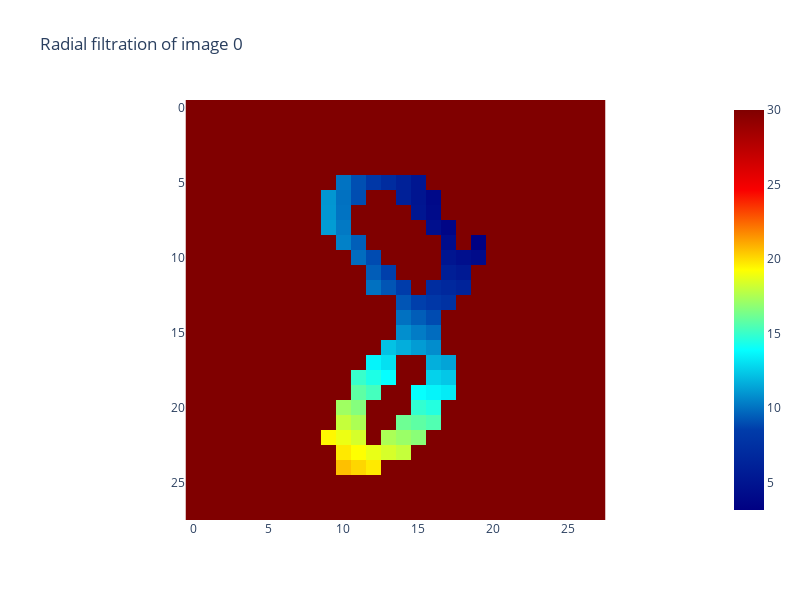

Notebook cell for this chart:
### Markdown cell above
### Filtrado de la imagen
Ahora que hemos binarizado nuestra imagen $\mathcal B$, podemos comenzar con el filtrado de la misma, podemos encontrar las distintas técnicas de filtrado disponibles en `giotto-tda` en la [documentación](https://giotto-ai.github.io/gtda-docs/latest/modules/images.html#filtrations) oficial. Para este ejemplo utilizaremos el *filtrado radial* $\mathcal R$, el cual consiste en asignar a cada píxel $p$ su distancia al "centro" $c$ de la imagen, de tal forma que
$$
\mathcal R(p)=
\begin{cases}
\|c-p\|_2          &\text{si}\quad\mathcal B(p)=1\\
\mathcal R_\infty  &\text{si}\quad\mathcal B(p)=0
\end{cases}
$$
donde $\mathcal R_\infty$ es la distancia del píxel más alejado de $c$. Con la finalidad de reproducir el filtrado realizado en el [artículo](https://arxiv.org/abs/1910.08345) de MNIST, consideramos $c=(20,6)$. Para realizar el filtrado radial utilizaremos la función `RadialFiltration` de `gtda.images`.

Podemos interpretar el gráfico resultante como:
* Azul: Cercano a $c$.
* Rojo. Lejano a $c$

### Code cell
from gtda.images import RadialFiltration

# RadialFiltration toma como argumento un centro de tipo array
radial_filtration = RadialFiltration(center=np.array([20, 6]))
im8_filtration = radial_filtration.fit_transform(im8_binarized)

radial_filtration.plot(im8_filtration, colorscale='jet',
                      plotly_params={'layout':{'width':800, 'height':600}})

### Figure 1 — Plotly figure (JSON) as saved in the notebook; plotly's stock layout.template omitted (floating-point values rounded to 4 significant figures; data arrays with more than 128 entries replaced by an {"elided": "..."} marker saying what was removed)
{"data": [{"colorscale": [[0, "rgb(0,0,131)"], [0.2, "rgb(0,60,170)"], [0.4, "rgb(5,255,255)"], [0.6, "rgb(255,255,0)"], [0.8, "rgb(250,0,0)"], [1, "rgb(128,0,0)"]], "type": "heatmap", "z": {"elided": "28x28 float values"}}], "layout": {"height": 600, "plot_bgcolor": "white", "title": {"text": "Radial filtration of image 0"}, "width": 800, "xaxis": {"autorange": true, "constrain": "domain", "domain": [0.1667, 0.8333], "range": [-0.5, 27.5], "scaleanchor": "y"}, "yaxis": {"autorange": true, "constrain": "domain", "domain": [0, 1], "range": [27.5, -0.5]}}}
